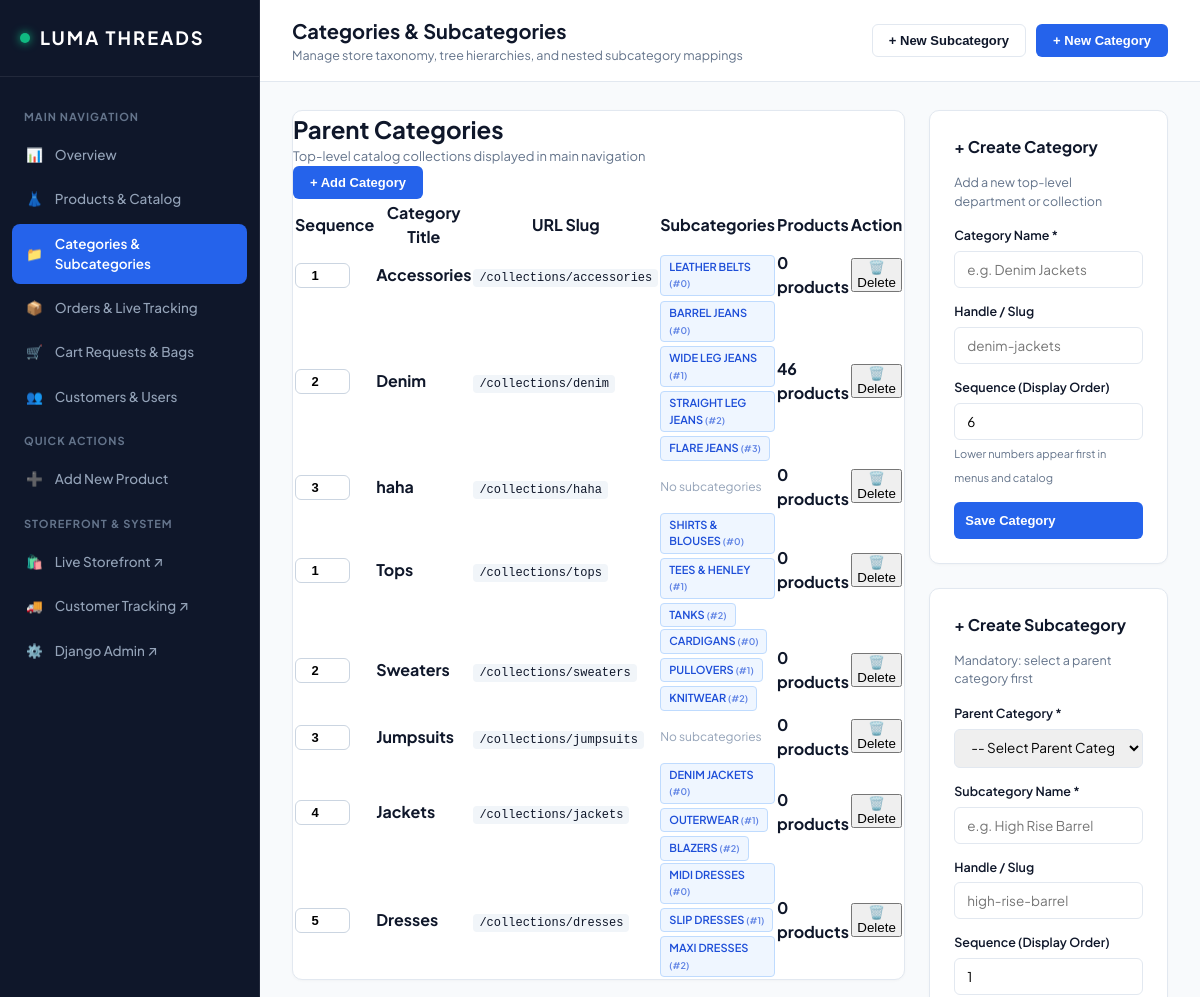
Page /dashboard/categories/ (upper part) on the earlier database version.
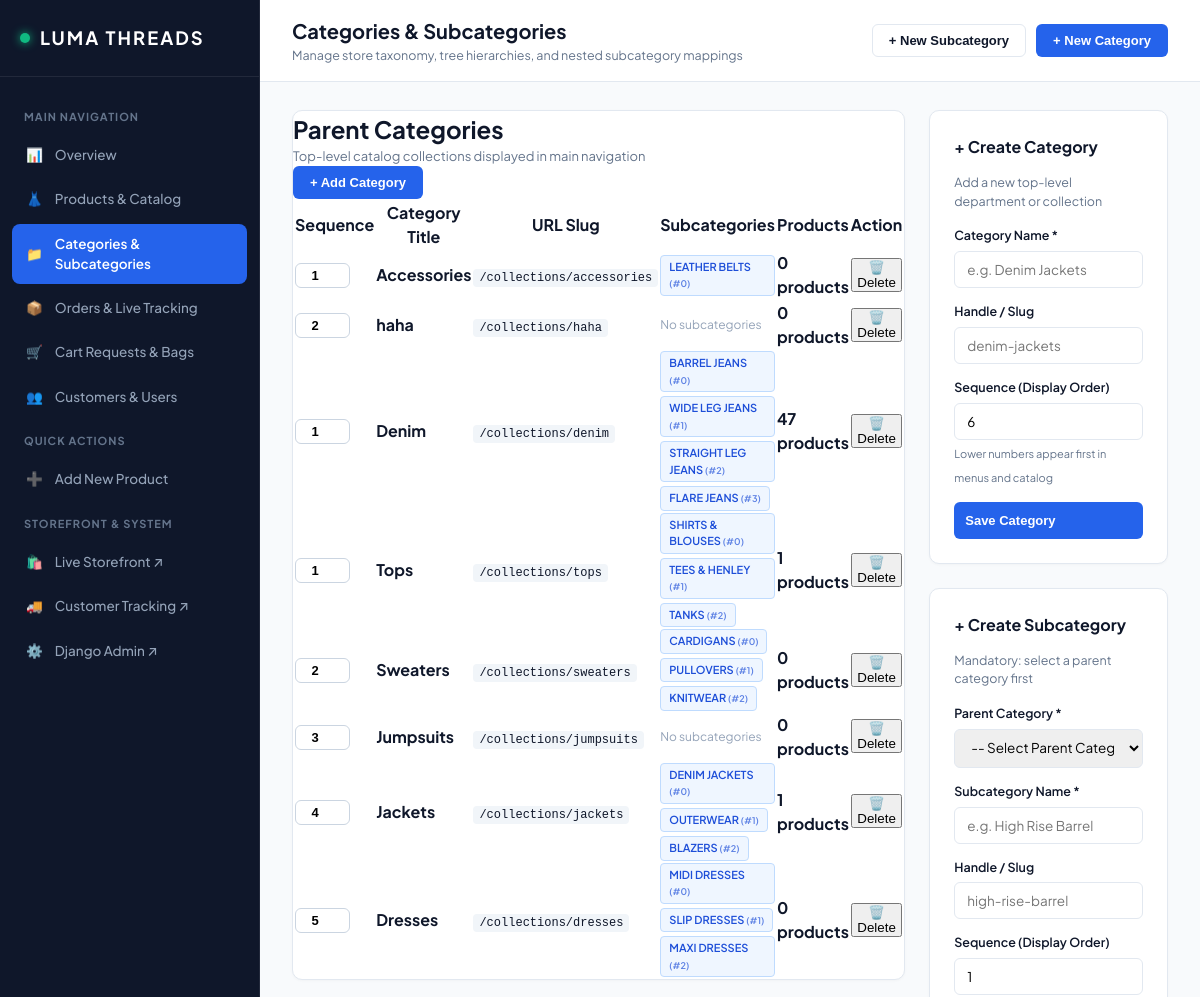
Same page on the later database version.
### products/models.py (models this page shows, shortened)
class Category(models.Model):
    title = models.CharField(max_length=150)
    handle = models.SlugField(max_length=150, unique=True)
    image = models.TextField(blank=True, default="")
    description = models.TextField(blank=True, default="")
    order = models.PositiveIntegerField(default=0)
    class Meta:
        verbose_name_plural = "Categories"
        ordering = ["order", "title"]

class SubCategory(models.Model):
    category = models.ForeignKey(Category, on_delete=models.CASCADE, related_name="subcategories")
    title = models.CharField(max_length=150)
    handle = models.SlugField(max_length=150, unique=True)
    description = models.TextField(blank=True, default="")
    order = models.PositiveIntegerField(default=0)
    class Meta:
        verbose_name_plural = "Sub-Categories"
        ordering = ["order", "title"]

### products/dashboard_views.py (the view)
# urls.py: path("dashboard/categories/", dashboard_categories_view, name="dashboard-categories"),
def dashboard_categories_view(request):
    categories = Category.objects.all().prefetch_related("subcategories", "products").order_by("order", "title")
    subcategories = SubCategory.objects.all().select_related("category").prefetch_related("products").order_by("order", "title")
    max_cat_order = Category.objects.all().aggregate(Max("order"))["order__max"] or 0
    context = {
        "categories": categories,
        "subcategories": subcategories,
        "next_cat_order": max_cat_order + 1,
        "active_tab": "categories",
    }
    return render(request, "dashboard/categories.html", context)

### templates/dashboard/categories.html (shortened to what the changed rows need)
{% extends "dashboard/base.html" %}
{% block page_heading %}Categories &amp; Subcategories{% endblock %}
{% block content %}
<section class="dashboard-page">
  <div style="display: grid; grid-template-columns: 2fr 1fr; gap: 24px;">
    <div style="display: flex; flex-direction: column; gap: 24px;">
      <div class="table-card">
        <div class="table-toolbar">
          <div>
            <h2>Parent Categories</h2>
          </div>
        </div>
        <div class="table-responsive">
          <table class="data-table">
            <thead>
              <tr>
                <th style="width: 70px;">Sequence</th>
                <th>Category Title</th>
                <th>URL Slug</th>
                <th>Subcategories</th>
                <th>Products</th>
                <th style="text-align: right;">Action</th>
              </tr>
            </thead>
            <tbody>
              {% for cat in categories %}
              <tr>
                <td>
                  <input type="number"
                         value="{{ cat.order|default:forloop.counter }}"
                         min="0"
                         style="width: 55px; padding: 4px 6px; border: 1px solid #cbd5e1; border-radius: 6px; text-align: center; font-weight: 700; font-size: 13px;"
                         onchange="updateCategoryOrder('category', {{ cat.id }}, this.value)"
                         title="Change display sequence order">
                </td>
                <td>
                  <strong>{{ cat.title }}</strong>
                </td>
                <td>
                  <code style="background: #f1f5f9; padding: 2px 6px; border-radius: 4px; font-size: 12px;">/collections/{{ cat.handle }}</code>
                </td>
                <td>
                  <div style="display: flex; gap: 4px; flex-wrap: wrap;">
                    {% for sub in cat.subcategories.all %}
                      <span class="badge" style="background: #eff6ff; color: #1d4ed8; border: 1px solid #bfdbfe; font-size: 11px;">{{ sub.title }} <small style="opacity: 0.7;">(#{{ sub.order }})</small></span>
                    {% empty %}
                      <span style="color: #94a3b8; font-size: 12px;">No subcategories</span>
                    {% endfor %}
                  </div>
                </td>
                <td>
                  <strong>{{ cat.products.count }} products</strong>
                </td>
                <td style="text-align: right;">
                  <button class="btn-action btn-delete" onclick="deleteCategory({{ cat.id }}, '{{ cat.title|escapejs }}')" title="Delete Category">🗑️ Delete</button>
                </td>
              </tr>
              {% empty %}
              <tr>
                <td colspan="6" style="text-align: center; padding: 40px; color: #64748b;">No categories created yet.</td>
              </tr>
              {% endfor %}
            </tbody>
          </table>
        </div>
      </div>
    </div>
  </div>
</section>
{% endblock %}

Differences in the rows shown:
shown differently, row unchanged: Category "haha": order "3" → "2"; moves up the list
changed Category "Denim": order "2" → "1"; products.count "46" → "47"
computed for Category "Tops": products.count "0" → "1"
computed for Category "Jackets": products.count "0" → "1"
